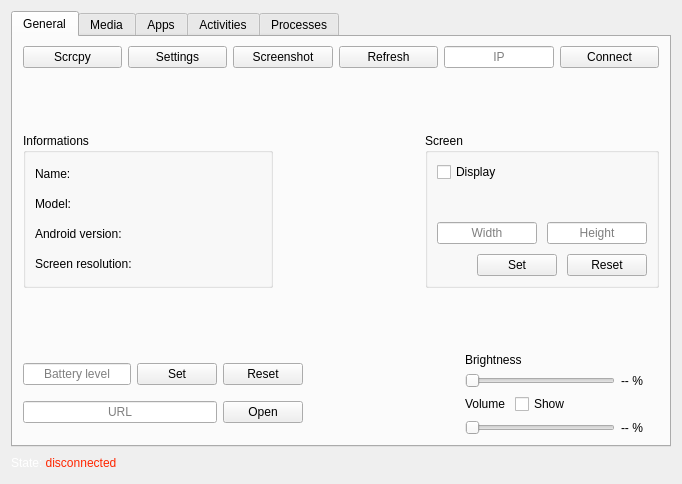
<?xml version="1.0" encoding="UTF-8"?>
<ui version="4.0">
 <class>ADBenQ</class>
 <widget class="QWidget" name="ADBenQ">
  <property name="enabled">
   <bool>true</bool>
  </property>
  <property name="geometry">
   <rect>
    <x>0</x>
    <y>0</y>
    <width>682</width>
    <height>484</height>
   </rect>
  </property>
  <property name="minimumSize">
   <size>
    <width>540</width>
    <height>0</height>
   </size>
  </property>
  <property name="windowTitle">
   <string>ADBenQ - v0.1.11-alpha</string>
  </property>
  <property name="windowIcon">
   <iconset>
    <normaloff>src/icon.png</normaloff>src/icon.png</iconset>
  </property>
  <layout class="QGridLayout" name="gridLayout">
   <item row="1" column="0">
    <layout class="QHBoxLayout" name="state_container">
     <item>
      <widget class="QLabel" name="state_text">
       <property name="text">
        <string>&lt;html&gt;&lt;head/&gt;&lt;body&gt;&lt;p&gt;&lt;span style=&quot; color:#ffffff;&quot;&gt;State:&lt;/span&gt;&lt;span style=&quot; color:#ff2600;&quot;&gt; disconnected&lt;/span&gt;&lt;/p&gt;&lt;/body&gt;&lt;/html&gt;</string>
       </property>
      </widget>
     </item>
     <item>
      <spacer name="horizontal_spacer">
       <property name="orientation">
        <enum>Qt::Orientation::Horizontal</enum>
       </property>
       <property name="sizeHint" stdset="0">
        <size>
         <width>40</width>
         <height>20</height>
        </size>
       </property>
      </spacer>
     </item>
     <item>
      <widget class="QLabel" name="log_text">
       <property name="text">
        <string/>
       </property>
      </widget>
     </item>
    </layout>
   </item>
   <item row="0" column="0">
    <widget class="QTabWidget" name="tabs">
     <property name="enabled">
      <bool>true</bool>
     </property>
     <property name="currentIndex">
      <number>0</number>
     </property>
     <widget class="QWidget" name="general_tab">
      <property name="sizePolicy">
       <sizepolicy hsizetype="Preferred" vsizetype="Preferred">
        <horstretch>0</horstretch>
        <verstretch>0</verstretch>
       </sizepolicy>
      </property>
      <property name="minimumSize">
       <size>
        <width>0</width>
        <height>0</height>
       </size>
      </property>
      <attribute name="title">
       <string>General</string>
      </attribute>
      <layout class="QGridLayout" name="gridLayout_3">
       <property name="leftMargin">
        <number>10</number>
       </property>
       <property name="rightMargin">
        <number>10</number>
       </property>
       <property name="bottomMargin">
        <number>10</number>
       </property>
       <item row="0" column="0">
        <layout class="QVBoxLayout" name="general_container">
         <item>
          <layout class="QHBoxLayout" name="header_container">
           <item>
            <widget class="QPushButton" name="scrcpy_button">
             <property name="text">
              <string>Scrcpy</string>
             </property>
            </widget>
           </item>
           <item>
            <widget class="QPushButton" name="settings_button">
             <property name="enabled">
              <bool>true</bool>
             </property>
             <property name="text">
              <string>Settings</string>
             </property>
            </widget>
           </item>
           <item>
            <widget class="QPushButton" name="screenshot_button">
             <property name="minimumSize">
              <size>
               <width>0</width>
               <height>0</height>
              </size>
             </property>
             <property name="text">
              <string>Screenshot</string>
             </property>
            </widget>
           </item>
           <item>
            <widget class="QPushButton" name="refresh_button">
             <property name="text">
              <string>Refresh</string>
             </property>
            </widget>
           </item>
           <item>
            <widget class="QLineEdit" name="ip_input">
             <property name="minimumSize">
              <size>
               <width>0</width>
               <height>0</height>
              </size>
             </property>
             <property name="maximumSize">
              <size>
               <width>110</width>
               <height>16777215</height>
              </size>
             </property>
             <property name="focusPolicy">
              <enum>Qt::FocusPolicy::ClickFocus</enum>
             </property>
             <property name="maxLength">
              <number>15</number>
             </property>
             <property name="alignment">
              <set>Qt::AlignmentFlag::AlignCenter</set>
             </property>
             <property name="placeholderText">
              <string>IP</string>
             </property>
            </widget>
           </item>
           <item>
            <widget class="QPushButton" name="connect_button">
             <property name="minimumSize">
              <size>
               <width>78</width>
               <height>0</height>
              </size>
             </property>
             <property name="text">
              <string>Connect</string>
             </property>
            </widget>
           </item>
          </layout>
         </item>
         <item>
          <spacer name="vertical_spacer">
           <property name="orientation">
            <enum>Qt::Orientation::Vertical</enum>
           </property>
           <property name="sizeHint" stdset="0">
            <size>
             <width>20</width>
             <height>40</height>
            </size>
           </property>
          </spacer>
         </item>
         <item>
          <layout class="QHBoxLayout" name="main_container">
           <item>
            <widget class="QGroupBox" name="informations_group">
             <property name="enabled">
              <bool>true</bool>
             </property>
             <property name="minimumSize">
              <size>
               <width>250</width>
               <height>0</height>
              </size>
             </property>
             <property name="title">
              <string>Informations</string>
             </property>
             <layout class="QVBoxLayout" name="verticalLayout_3">
              <item>
               <widget class="QLabel" name="device_name_text">
                <property name="text">
                 <string>Name:</string>
                </property>
               </widget>
              </item>
              <item>
               <widget class="QLabel" name="device_model_text">
                <property name="text">
                 <string>Model:</string>
                </property>
               </widget>
              </item>
              <item>
               <widget class="QLabel" name="device_version_text">
                <property name="text">
                 <string>Android version:</string>
                </property>
               </widget>
              </item>
              <item>
               <widget class="QLabel" name="device_screen_resolution_text">
                <property name="text">
                 <string>Screen resolution:</string>
                </property>
               </widget>
              </item>
             </layout>
            </widget>
           </item>
           <item>
            <spacer name="horizontal_spacer_4">
             <property name="orientation">
              <enum>Qt::Orientation::Horizontal</enum>
             </property>
             <property name="sizeHint" stdset="0">
              <size>
               <width>40</width>
               <height>20</height>
              </size>
             </property>
            </spacer>
           </item>
           <item>
            <widget class="QGroupBox" name="screen_group">
             <property name="title">
              <string>Screen</string>
             </property>
             <property name="alignment">
              <set>Qt::AlignmentFlag::AlignLeading|Qt::AlignmentFlag::AlignLeft|Qt::AlignmentFlag::AlignTop</set>
             </property>
             <property name="flat">
              <bool>false</bool>
             </property>
             <layout class="QVBoxLayout" name="screen_layout">
              <property name="spacing">
               <number>0</number>
              </property>
              <item>
               <widget class="QCheckBox" name="display_checkbox">
                <property name="text">
                 <string>Display</string>
                </property>
                <property name="checked">
                 <bool>false</bool>
                </property>
               </widget>
              </item>
              <item>
               <spacer name="vertical_spacer_5">
                <property name="orientation">
                 <enum>Qt::Orientation::Vertical</enum>
                </property>
                <property name="sizeHint" stdset="0">
                 <size>
                  <width>20</width>
                  <height>40</height>
                 </size>
                </property>
               </spacer>
              </item>
              <item>
               <layout class="QHBoxLayout" name="screen_inputs_container">
                <property name="spacing">
                 <number>10</number>
                </property>
                <property name="sizeConstraint">
                 <enum>QLayout::SizeConstraint::SetDefaultConstraint</enum>
                </property>
                <property name="topMargin">
                 <number>0</number>
                </property>
                <item>
                 <widget class="QLineEdit" name="width_input">
                  <property name="maximumSize">
                   <size>
                    <width>100</width>
                    <height>16777215</height>
                   </size>
                  </property>
                  <property name="focusPolicy">
                   <enum>Qt::FocusPolicy::ClickFocus</enum>
                  </property>
                  <property name="alignment">
                   <set>Qt::AlignmentFlag::AlignCenter</set>
                  </property>
                  <property name="placeholderText">
                   <string>Width</string>
                  </property>
                 </widget>
                </item>
                <item>
                 <widget class="QLineEdit" name="height_input">
                  <property name="maximumSize">
                   <size>
                    <width>100</width>
                    <height>16777215</height>
                   </size>
                  </property>
                  <property name="focusPolicy">
                   <enum>Qt::FocusPolicy::ClickFocus</enum>
                  </property>
                  <property name="alignment">
                   <set>Qt::AlignmentFlag::AlignCenter</set>
                  </property>
                  <property name="placeholderText">
                   <string>Height</string>
                  </property>
                 </widget>
                </item>
               </layout>
              </item>
              <item>
               <layout class="QHBoxLayout" name="screen_button_container">
                <property name="spacing">
                 <number>10</number>
                </property>
                <property name="topMargin">
                 <number>10</number>
                </property>
                <property name="bottomMargin">
                 <number>0</number>
                </property>
                <item>
                 <spacer name="horizontal_spacer_5">
                  <property name="orientation">
                   <enum>Qt::Orientation::Horizontal</enum>
                  </property>
                  <property name="sizeHint" stdset="0">
                   <size>
                    <width>40</width>
                    <height>20</height>
                   </size>
                  </property>
                 </spacer>
                </item>
                <item>
                 <widget class="QPushButton" name="set_screen_button">
                  <property name="text">
                   <string>Set</string>
                  </property>
                 </widget>
                </item>
                <item>
                 <widget class="QPushButton" name="reset_screen_button">
                  <property name="text">
                   <string>Reset</string>
                  </property>
                 </widget>
                </item>
               </layout>
              </item>
             </layout>
            </widget>
           </item>
          </layout>
         </item>
         <item>
          <spacer name="vertical_spacer_2">
           <property name="orientation">
            <enum>Qt::Orientation::Vertical</enum>
           </property>
           <property name="sizeHint" stdset="0">
            <size>
             <width>20</width>
             <height>40</height>
            </size>
           </property>
          </spacer>
         </item>
         <item>
          <layout class="QHBoxLayout" name="footer_container">
           <item>
            <layout class="QVBoxLayout" name="footer_left_container">
             <item>
              <layout class="QHBoxLayout" name="battery_container">
               <property name="topMargin">
                <number>0</number>
               </property>
               <item>
                <widget class="QLineEdit" name="battery_input">
                 <property name="minimumSize">
                  <size>
                   <width>100</width>
                   <height>0</height>
                  </size>
                 </property>
                 <property name="focusPolicy">
                  <enum>Qt::FocusPolicy::ClickFocus</enum>
                 </property>
                 <property name="alignment">
                  <set>Qt::AlignmentFlag::AlignCenter</set>
                 </property>
                 <property name="placeholderText">
                  <string>Battery level</string>
                 </property>
                </widget>
               </item>
               <item>
                <widget class="QPushButton" name="set_battery_button">
                 <property name="text">
                  <string>Set</string>
                 </property>
                </widget>
               </item>
               <item>
                <widget class="QPushButton" name="reset_battery_button">
                 <property name="text">
                  <string>Reset</string>
                 </property>
                </widget>
               </item>
              </layout>
             </item>
             <item>
              <layout class="QHBoxLayout" name="link_container">
               <item>
                <widget class="QLineEdit" name="link_input">
                 <property name="focusPolicy">
                  <enum>Qt::FocusPolicy::ClickFocus</enum>
                 </property>
                 <property name="text">
                  <string/>
                 </property>
                 <property name="alignment">
                  <set>Qt::AlignmentFlag::AlignCenter</set>
                 </property>
                 <property name="placeholderText">
                  <string>URL</string>
                 </property>
                </widget>
               </item>
               <item>
                <widget class="QPushButton" name="link_button">
                 <property name="focusPolicy">
                  <enum>Qt::FocusPolicy::TabFocus</enum>
                 </property>
                 <property name="text">
                  <string>Open</string>
                 </property>
                </widget>
               </item>
              </layout>
             </item>
            </layout>
           </item>
           <item>
            <spacer name="horizontal_spacer_6">
             <property name="orientation">
              <enum>Qt::Orientation::Horizontal</enum>
             </property>
             <property name="sizeHint" stdset="0">
              <size>
               <width>40</width>
               <height>20</height>
              </size>
             </property>
            </spacer>
           </item>
           <item>
            <layout class="QVBoxLayout" name="sliders_container">
             <item>
              <layout class="QVBoxLayout" name="brightness_container">
               <item>
                <widget class="QLabel" name="brightness_label">
                 <property name="text">
                  <string>Brightness</string>
                 </property>
                </widget>
               </item>
               <item>
                <layout class="QHBoxLayout" name="brightness_slider_container">
                 <item>
                  <widget class="QSlider" name="brightness_slider">
                   <property name="minimumSize">
                    <size>
                     <width>150</width>
                     <height>0</height>
                    </size>
                   </property>
                   <property name="minimum">
                    <number>1</number>
                   </property>
                   <property name="maximum">
                    <number>100</number>
                   </property>
                   <property name="orientation">
                    <enum>Qt::Orientation::Horizontal</enum>
                   </property>
                  </widget>
                 </item>
                 <item>
                  <widget class="QLabel" name="brightness_value_text">
                   <property name="minimumSize">
                    <size>
                     <width>38</width>
                     <height>0</height>
                    </size>
                   </property>
                   <property name="text">
                    <string>-- %</string>
                   </property>
                  </widget>
                 </item>
                </layout>
               </item>
              </layout>
             </item>
             <item>
              <layout class="QVBoxLayout" name="volume_container">
               <item>
                <layout class="QHBoxLayout" name="volume_label_container">
                 <property name="spacing">
                  <number>10</number>
                 </property>
                 <item>
                  <widget class="QLabel" name="volume_label">
                   <property name="text">
                    <string>Volume</string>
                   </property>
                  </widget>
                 </item>
                 <item>
                  <widget class="QCheckBox" name="volume_slider_show_checkbox">
                   <property name="text">
                    <string>Show</string>
                   </property>
                  </widget>
                 </item>
                 <item>
                  <spacer name="horizontal_spacer_7">
                   <property name="orientation">
                    <enum>Qt::Orientation::Horizontal</enum>
                   </property>
                   <property name="sizeHint" stdset="0">
                    <size>
                     <width>40</width>
                     <height>20</height>
                    </size>
                   </property>
                  </spacer>
                 </item>
                </layout>
               </item>
               <item>
                <layout class="QHBoxLayout" name="volume_slider_container">
                 <item>
                  <widget class="QSlider" name="volume_slider">
                   <property name="minimumSize">
                    <size>
                     <width>150</width>
                     <height>0</height>
                    </size>
                   </property>
                   <property name="minimum">
                    <number>0</number>
                   </property>
                   <property name="maximum">
                    <number>100</number>
                   </property>
                   <property name="orientation">
                    <enum>Qt::Orientation::Horizontal</enum>
                   </property>
                  </widget>
                 </item>
                 <item>
                  <widget class="QLabel" name="volume_value_text">
                   <property name="minimumSize">
                    <size>
                     <width>38</width>
                     <height>0</height>
                    </size>
                   </property>
                   <property name="text">
                    <string>-- %</string>
                   </property>
                  </widget>
                 </item>
                </layout>
               </item>
              </layout>
             </item>
            </layout>
           </item>
          </layout>
         </item>
        </layout>
       </item>
      </layout>
     </widget>
     <widget class="QWidget" name="media_tab">
      <property name="enabled">
       <bool>false</bool>
      </property>
      <attribute name="title">
       <string>Media</string>
      </attribute>
      <layout class="QGridLayout" name="gridLayout_2">
       <item row="1" column="1">
        <layout class="QGridLayout" name="buttons_container">
         <item row="1" column="0">
          <widget class="QPushButton" name="left_button">
           <property name="focusPolicy">
            <enum>Qt::FocusPolicy::NoFocus</enum>
           </property>
           <property name="autoFillBackground">
            <bool>false</bool>
           </property>
           <property name="text">
            <string/>
           </property>
           <property name="icon">
            <iconset resource="../ui.qrc">
             <normaloff>:/media/src/media/left.svg</normaloff>:/media/src/media/left.svg</iconset>
           </property>
           <property name="iconSize">
            <size>
             <width>32</width>
             <height>32</height>
            </size>
           </property>
           <property name="flat">
            <bool>true</bool>
           </property>
          </widget>
         </item>
         <item row="2" column="0">
          <widget class="QPushButton" name="back_button">
           <property name="focusPolicy">
            <enum>Qt::FocusPolicy::NoFocus</enum>
           </property>
           <property name="autoFillBackground">
            <bool>false</bool>
           </property>
           <property name="text">
            <string/>
           </property>
           <property name="icon">
            <iconset resource="../ui.qrc">
             <normaloff>:/media/src/media/back.svg</normaloff>:/media/src/media/back.svg</iconset>
           </property>
           <property name="iconSize">
            <size>
             <width>32</width>
             <height>32</height>
            </size>
           </property>
           <property name="flat">
            <bool>true</bool>
           </property>
          </widget>
         </item>
         <item row="1" column="2">
          <widget class="QPushButton" name="right_button">
           <property name="focusPolicy">
            <enum>Qt::FocusPolicy::NoFocus</enum>
           </property>
           <property name="autoFillBackground">
            <bool>false</bool>
           </property>
           <property name="text">
            <string/>
           </property>
           <property name="icon">
            <iconset resource="../ui.qrc">
             <normaloff>:/media/src/media/right.svg</normaloff>:/media/src/media/right.svg</iconset>
           </property>
           <property name="iconSize">
            <size>
             <width>32</width>
             <height>32</height>
            </size>
           </property>
           <property name="flat">
            <bool>true</bool>
           </property>
          </widget>
         </item>
         <item row="2" column="2">
          <widget class="QPushButton" name="pause_button">
           <property name="focusPolicy">
            <enum>Qt::FocusPolicy::NoFocus</enum>
           </property>
           <property name="autoFillBackground">
            <bool>false</bool>
           </property>
           <property name="text">
            <string/>
           </property>
           <property name="icon">
            <iconset resource="../ui.qrc">
             <normaloff>:/media/src/media/pause_circle.svg</normaloff>:/media/src/media/pause_circle.svg</iconset>
           </property>
           <property name="iconSize">
            <size>
             <width>32</width>
             <height>32</height>
            </size>
           </property>
           <property name="flat">
            <bool>true</bool>
           </property>
          </widget>
         </item>
         <item row="2" column="1">
          <widget class="QPushButton" name="down_button">
           <property name="focusPolicy">
            <enum>Qt::FocusPolicy::NoFocus</enum>
           </property>
           <property name="autoFillBackground">
            <bool>false</bool>
           </property>
           <property name="text">
            <string/>
           </property>
           <property name="icon">
            <iconset resource="../ui.qrc">
             <normaloff>:/media/src/media/down.svg</normaloff>:/media/src/media/down.svg</iconset>
           </property>
           <property name="iconSize">
            <size>
             <width>32</width>
             <height>32</height>
            </size>
           </property>
           <property name="flat">
            <bool>true</bool>
           </property>
          </widget>
         </item>
         <item row="1" column="1">
          <widget class="QPushButton" name="enter_button">
           <property name="focusPolicy">
            <enum>Qt::FocusPolicy::NoFocus</enum>
           </property>
           <property name="autoFillBackground">
            <bool>false</bool>
           </property>
           <property name="text">
            <string/>
           </property>
           <property name="icon">
            <iconset resource="../ui.qrc">
             <normaloff>:/media/src/media/enter.svg</normaloff>:/media/src/media/enter.svg</iconset>
           </property>
           <property name="iconSize">
            <size>
             <width>32</width>
             <height>32</height>
            </size>
           </property>
           <property name="flat">
            <bool>true</bool>
           </property>
          </widget>
         </item>
         <item row="0" column="1">
          <widget class="QPushButton" name="up_button">
           <property name="text">
            <string/>
           </property>
           <property name="icon">
            <iconset resource="../ui.qrc">
             <normaloff>:/media/src/media/up.svg</normaloff>:/media/src/media/up.svg</iconset>
           </property>
           <property name="iconSize">
            <size>
             <width>32</width>
             <height>32</height>
            </size>
           </property>
           <property name="flat">
            <bool>true</bool>
           </property>
          </widget>
         </item>
        </layout>
       </item>
       <item row="1" column="0">
        <spacer name="horizontal_spacer_2">
         <property name="orientation">
          <enum>Qt::Orientation::Horizontal</enum>
         </property>
         <property name="sizeHint" stdset="0">
          <size>
           <width>40</width>
           <height>20</height>
          </size>
         </property>
        </spacer>
       </item>
       <item row="0" column="1">
        <spacer name="vertical_spacer_3">
         <property name="orientation">
          <enum>Qt::Orientation::Vertical</enum>
         </property>
         <property name="sizeHint" stdset="0">
          <size>
           <width>20</width>
           <height>40</height>
          </size>
         </property>
        </spacer>
       </item>
       <item row="1" column="2">
        <spacer name="horizontal_spacer_3">
         <property name="orientation">
          <enum>Qt::Orientation::Horizontal</enum>
         </property>
         <property name="sizeHint" stdset="0">
          <size>
           <width>40</width>
           <height>20</height>
          </size>
         </property>
        </spacer>
       </item>
       <item row="2" column="1">
        <spacer name="vertical_spacer_4">
         <property name="orientation">
          <enum>Qt::Orientation::Vertical</enum>
         </property>
         <property name="sizeHint" stdset="0">
          <size>
           <width>20</width>
           <height>40</height>
          </size>
         </property>
        </spacer>
       </item>
      </layout>
     </widget>
     <widget class="QWidget" name="apps_tab">
      <property name="enabled">
       <bool>false</bool>
      </property>
      <attribute name="title">
       <string>Apps</string>
      </attribute>
     </widget>
     <widget class="QWidget" name="activities_tab">
      <property name="enabled">
       <bool>false</bool>
      </property>
      <attribute name="title">
       <string>Activities</string>
      </attribute>
     </widget>
     <widget class="QWidget" name="processes_tab">
      <property name="enabled">
       <bool>false</bool>
      </property>
      <attribute name="title">
       <string>Processes</string>
      </attribute>
     </widget>
    </widget>
   </item>
  </layout>
 </widget>
 <resources>
  <include location="../ui.qrc"/>
 </resources>
 <connections/>
</ui>
